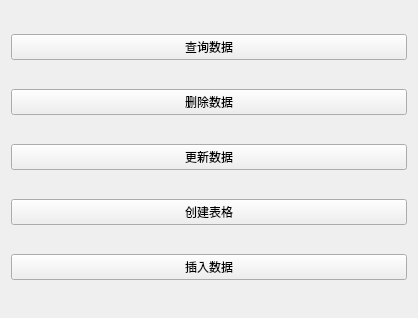
<?xml version="1.0" encoding="UTF-8"?>
<ui version="4.0">
 <class>HomeWindow</class>
 <widget class="QWidget" name="HomeWindow">
  <property name="geometry">
   <rect>
    <x>0</x>
    <y>0</y>
    <width>418</width>
    <height>318</height>
   </rect>
  </property>
  <property name="minimumSize">
   <size>
    <width>418</width>
    <height>318</height>
   </size>
  </property>
  <property name="maximumSize">
   <size>
    <width>418</width>
    <height>318</height>
   </size>
  </property>
  <property name="windowTitle">
   <string>Form</string>
  </property>
  <layout class="QVBoxLayout" name="verticalLayout">
   <item>
    <widget class="QPushButton" name="queryDataButton">
     <property name="text">
      <string>查询数据</string>
     </property>
    </widget>
   </item>
   <item>
    <widget class="QPushButton" name="deleteDataButton">
     <property name="text">
      <string>删除数据</string>
     </property>
    </widget>
   </item>
   <item>
    <widget class="QPushButton" name="updateDataButton">
     <property name="text">
      <string>更新数据</string>
     </property>
    </widget>
   </item>
   <item>
    <widget class="QPushButton" name="createTableButton">
     <property name="text">
      <string>创建表格</string>
     </property>
    </widget>
   </item>
   <item>
    <widget class="QPushButton" name="insertDataButton">
     <property name="text">
      <string>插入数据</string>
     </property>
    </widget>
   </item>
  </layout>
 </widget>
 <resources/>
 <connections/>
</ui>
